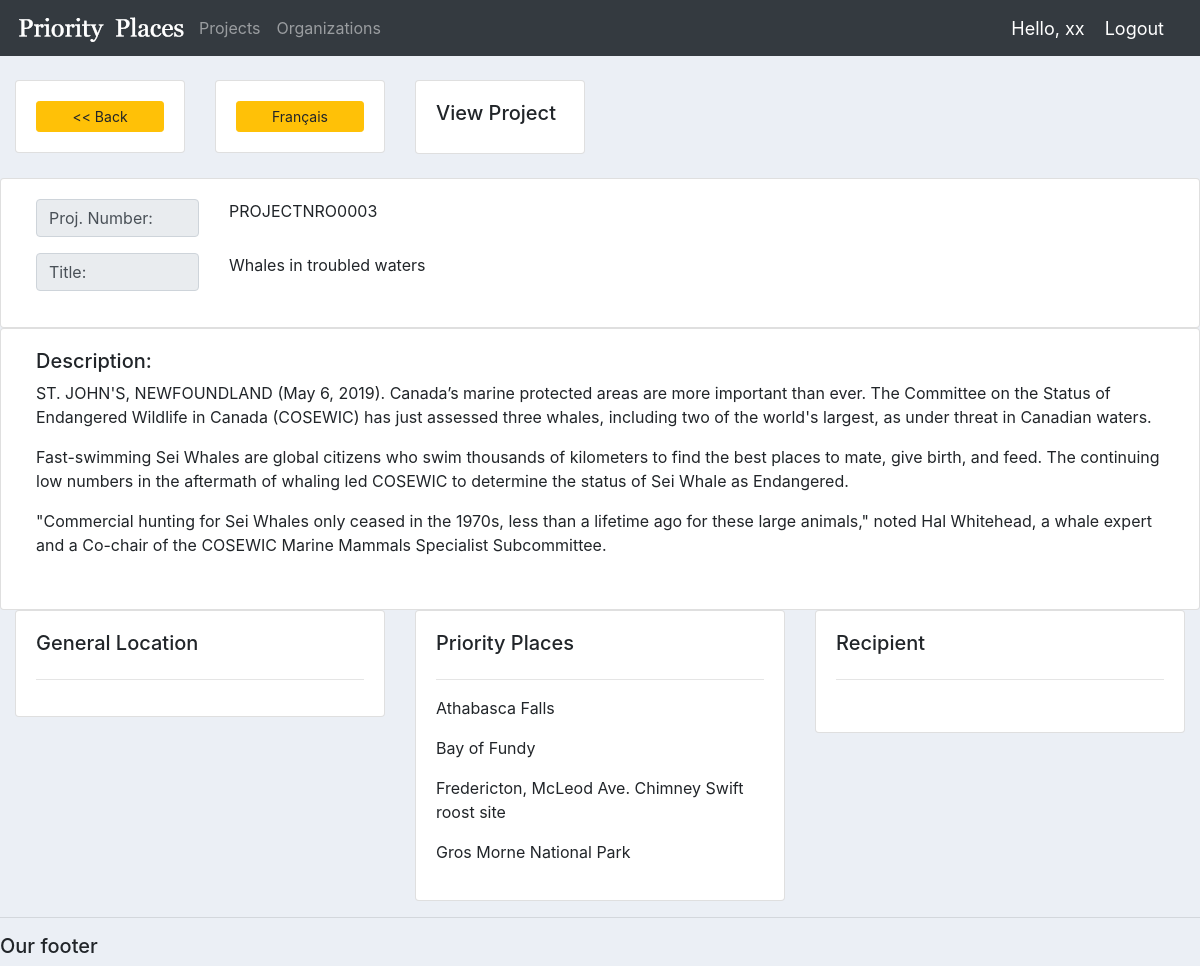
/projects/3/, run on the app's committed database.
### pplaces/models.py (models this page shows, shortened)
class Project(models.Model):
    ProjectTitleEnglish = models.CharField(max_length=250, verbose_name='Title (En)')
    ProjectTitleFrench = models.CharField(max_length=250, verbose_name='Title (Fr)', null=True, blank=True)
    ECCCAssignedProjectIdentfer = models.CharField(max_length=50, unique=True, verbose_name='Proj. Number')
    ProjectPurposeDescriptonEnglish = models.TextField(verbose_name='Description (En)', null=True, blank=True)
    ProjectPurposeDescriptonFrench = models.TextField(verbose_name='Description (Fr)', null=True, blank=True)
    GeneralLocationDescriptonEnglish = models.TextField(verbose_name='General Location (En)', null=True, blank=True)
    GeneralLocationDescriptonFrench = models.TextField(verbose_name='General Location (Fr)', null=True, blank=True)
    ProjectLocation = models.ManyToManyField(ProjectLocation)
    created = models.DateField(auto_now_add=True)
    PriorityPlaceUID = models.ForeignKey(PriorityPlacesREF, null=True, blank=True, on_delete=models.SET_NULL)
    class Meta:
        ordering = ['created']

### pplaces/views.py (the view)
# urls.py: path('projects/<int:pk>/', views.project, name='project'),
def project(request, pk):
    project = Project.objects.get(pk = pk)
    context = {
        'project': project,
         }
    return render(request, 'pplaces/single-project.html', context)

### pplaces/templates/pplaces/single-project.html (shortened to what this page needs)
{% extends "main.html" %}
{% block content %}
<div class="container-fluid">
  <br>
  <div class="row">
    <div class="col-md-2">
      <div class="card card-body">
        <a  class="btn btn-sm btn-warning" href="{% url 'projects' %}"><< Back</a>
      </div>
    </div>
    <div class="col-md-2">
      <div class="card card-body">
        <a  class="btn btn-sm btn-warning" href="{% url 'project-fr' project.id %}">Français</a>
      </div>
    </div>
    <div class="col-md-2">
      <div class="card card-body">
        <h5>View Project</h5>
      </div>
    </div>
  </div>
  <br>
  <div class="row">
    <div class="card card-body">
    <div class="input-group mb-3">
      <div class="col-md-2">
        <span class="input-group-text" id="basic-addon1">Proj. Number:</span>
      </div>
      <div class="col-md-6">{{ project.ECCCAssignedProjectIdentfer }}</div>
    </div>
    <div class="input-group mb-3">
      <div class="col-md-2">
        <span class="input-group-text" id="basic-addon1">Title:</span>
      </div>
      <div class="col-md-6">{{ project.ProjectTitleEnglish  }}</div>
    </div>
  </div>
  </div>
  <div class="row">
    <div class="card card-body">
    <div class="input-group mb-3">
      <div class="col-md-12">
         <h5>Description:</h5>
         {{ project.ProjectPurposeDescriptonEnglish  | linebreaks }}
      </div>
    </div>
  </div>
  </div>
  <div class="row">
    <div class="col-md">
      <div class="card card-body">
        <h5>General Location</h5>
        <hr>
      </div>
    </div>
    <div class="col-md">
      <div class="card card-body">
        <h5>Priority Places</h5>
        <hr>
        <p>Athabasca Falls</p>
        <p>Bay of Fundy</p>
        <p>Fredericton, McLeod Ave. Chimney Swift roost site</p>
        <p>Gros Morne National Park</p>
      </div>
    </div>
    <div class="col-md">
      <div class="card card-body">
        <h5>Recipient</h5>
        <hr>
      </div>
    </div>
  </div>
</div>
{% endblock content %}

### static/styles/main.css (style rules this page uses)
body { background-color: #ebeff5; }

### data on the page
Project: ECCCAssignedProjectIdentfer "PROJECTNRO0003", ProjectTitleEnglish "Whales in troubled waters", ProjectPurposeDescriptonEnglish "ST. JOHN'S, NEWFOUNDLAND (May 6, 2019). Canada’s marine protected areas are more important than ever. The Committee on the Status of Endangered Wildlife in Canada (COSEWIC) has just assessed three whales, including two of the world's largest, as under threat in Canadian waters. Fast-swimming Sei Whales are global citizens who swim thousands of kilometers to find the best places to mate, give birth, and feed. The continuing low numbers in the aftermath of whaling led COSEWIC to determine the status of Sei Whale as Endangered. \"Commercial hunting for Sei Whales only ceased in the 1970s, less than a lifetime ago for these large animals,\" noted Hal Whitehead, a whale expert and a Co-chair of…"
